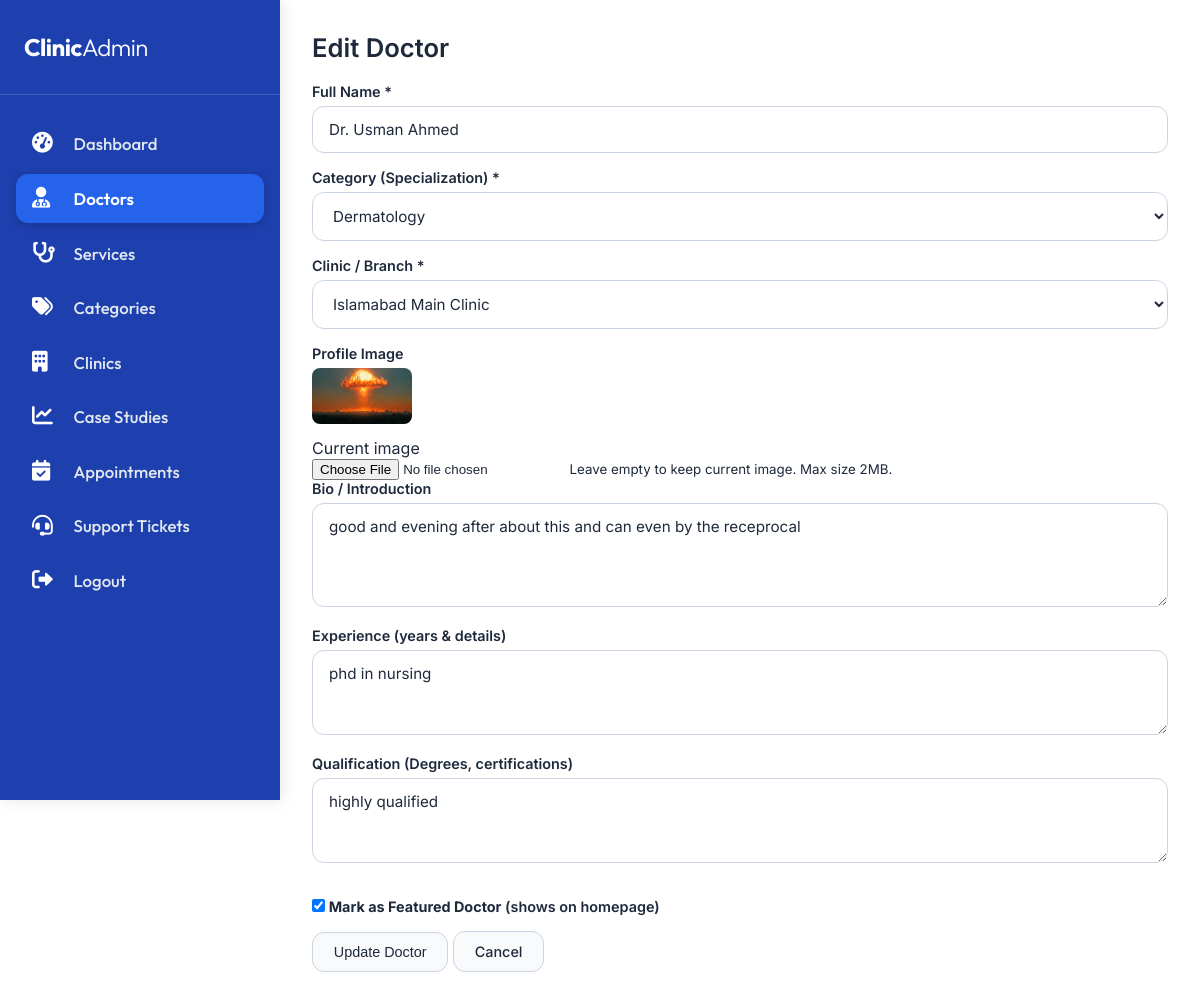
The app's page /admin/doctor-form.php?edit=2 (signed in) with its own data.
### tables this page shows
CREATE TABLE `doctors` (
  `id` int(11) NOT NULL,
  `name` varchar(150) NOT NULL,
  `slug` varchar(150) DEFAULT NULL,
  `category_id` int(11) DEFAULT NULL,
  `clinic_id` int(11) DEFAULT NULL,
  `image` varchar(255) DEFAULT NULL,
  `bio` text DEFAULT NULL,
  `experience` text DEFAULT NULL,
  `qualification` text DEFAULT NULL,
  `featured` tinyint(1) DEFAULT 0,
  `created_at` timestamp NOT NULL DEFAULT current_timestamp()
);

CREATE TABLE `categories` (
  `id` int(11) NOT NULL,
  `name` varchar(100) NOT NULL,
  `type` enum('doctor','service') NOT NULL,
  `slug` varchar(100) DEFAULT NULL,
  `created_at` timestamp NOT NULL DEFAULT current_timestamp()
);

CREATE TABLE `clinics` (
  `id` int(11) NOT NULL,
  `name` varchar(150) NOT NULL,
  `slug` varchar(150) DEFAULT NULL,
  `address` text DEFAULT NULL,
  `phone` varchar(50) DEFAULT NULL,
  `google_map_iframe` text DEFAULT NULL,
  `image` varchar(255) DEFAULT NULL,
  `created_at` timestamp NOT NULL DEFAULT current_timestamp()
);

### admin/doctor-form.php (the view, shortened to what this page needs)
<?php
require_once '../config/database.php';
$id = isset($_GET['edit']) ? (int)$_GET['edit'] : 0;
$doctor = null;
if ($id) {
    $result = mysqli_query($conn, "SELECT * FROM doctors WHERE id = $id");
    $doctor = mysqli_fetch_assoc($result);
}
$categories = mysqli_query($conn, "SELECT id, name FROM categories WHERE type='doctor' ORDER BY name");
$clinics = mysqli_query($conn, "SELECT id, name FROM clinics ORDER BY name");
?>
<?php include 'includes/header.php'; ?>
<h2><?php echo $id ? 'Edit' : 'Add'; ?> Doctor</h2>
<form method="POST" enctype="multipart/form-data">
    <label>Full Name *</label>
    <input type="text" name="name" value="<?php echo htmlspecialchars($doctor['name'] ?? ''); ?>" required>
    <label>Category (Specialization) *</label>
    <select name="category_id" required>
        <?php while($cat = mysqli_fetch_assoc($categories)): ?>
            <option value="<?php echo $cat['id']; ?>" <?php echo ($doctor['category_id'] ?? '') == $cat['id'] ? 'selected' : ''; ?>>
                <?php echo htmlspecialchars($cat['name']); ?>
            </option>
        <?php endwhile; ?>
    </select>
    <label>Clinic / Branch *</label>
    <select name="clinic_id" required>
        <?php while($cl = mysqli_fetch_assoc($clinics)): ?>
            <option value="<?php echo $cl['id']; ?>" <?php echo ($doctor['clinic_id'] ?? '') == $cl['id'] ? 'selected' : ''; ?>>
                <?php echo htmlspecialchars($cl['name']); ?>
            </option>
        <?php endwhile; ?>
    </select>
    <label>Profile Image</label>
    <?php if ($id && !empty($doctor['image'])): ?>
        <div class="current-image">
            <img src="../<?php echo $doctor['image']; ?>" width="100" style="border-radius:8px; margin-bottom:10px;">
            <p>Current image</p>
        </div>
    <?php endif; ?>
    <input type="file" name="image" accept="image/jpeg,image/png,image/gif,image/webp">
    <small>Leave empty to keep current image. Max size 2MB.</small>
    <label>Bio / Introduction</label>
    <textarea name="bio" rows="4"><?php echo htmlspecialchars($doctor['bio'] ?? ''); ?></textarea>
    <label>Experience (years & details)</label>
    <textarea name="experience" rows="3"><?php echo htmlspecialchars($doctor['experience'] ?? ''); ?></textarea>
    <label>Qualification (Degrees, certifications)</label>
    <textarea name="qualification" rows="3"><?php echo htmlspecialchars($doctor['qualification'] ?? ''); ?></textarea>
    <div style="margin: 15px 0;">
        <label>
            <input type="checkbox" name="featured" value="1" <?php echo (isset($doctor['featured']) && $doctor['featured'] == 1) ? 'checked' : ''; ?>>
            <strong>Mark as Featured Doctor</strong> (shows on homepage)
        </label>
    </div>
    <div style="margin-top: 1rem;">
        <button type="submit" class="btn btn-primary"><?php echo $id ? 'Update' : 'Save'; ?> Doctor</button>
        <a href="doctors.php" class="btn">Cancel</a>
    </div>
</form>
<?php include 'includes/footer.php'; ?>

### assets/css/admin-style.css (style rules this page uses)
* { margin: 0; padding: 0; box-sizing: border-box; }
body { font-family: 'Inter', sans-serif; background: #ffffff; color: #1e293b; overflow-x: hidden; }
h2 { font-size: 1.6rem; font-weight: 600; color: #1e293b; margin-bottom: 1.25rem; }
.btn, button[type="submit"], a.btn { display: inline-flex; align-items: center; gap: 0.5rem; background: #f8fafc; color: #1e293b; border: 1px solid #cbd5e1; padding: 0.7rem 1.3rem; border-radius: 0.75rem; font-weight: 500; font-size: 0.9rem; cursor: pointer; transition: all 0.2s; text-decoration: none; }
.btn-primary { background: #1e40af; border-color: #1e40af; color: white; }
label { display: block; font-weight: 600; font-size: 0.9rem; margin-bottom: 0.4rem; color: #1e293b; }
input[type="text"], input[type="email"], input[type="password"], input[type="number"], input[type="date"], input[type="tel"], textarea, select { width: 100%; padding: 0.8rem 1rem; background: #ffffff; border: 1px solid #cbd5e1; border-radius: 0.75rem; color: #1e293b; font-family: 'Inter', sans-serif; font-size: 0.95rem; margin-bottom: 1rem; transition: border-color 0.2s, box-shadow 0.2s; }

### records on screen
doctors: name "Dr. Usman Ahmed", category_id "Dermatology", clinic_id "Islamabad Main Clinic", image (picture), bio "good and evening after about this and can even by the receprocal", experience "phd in nursing", qualification "highly qualified", featured "☑"
